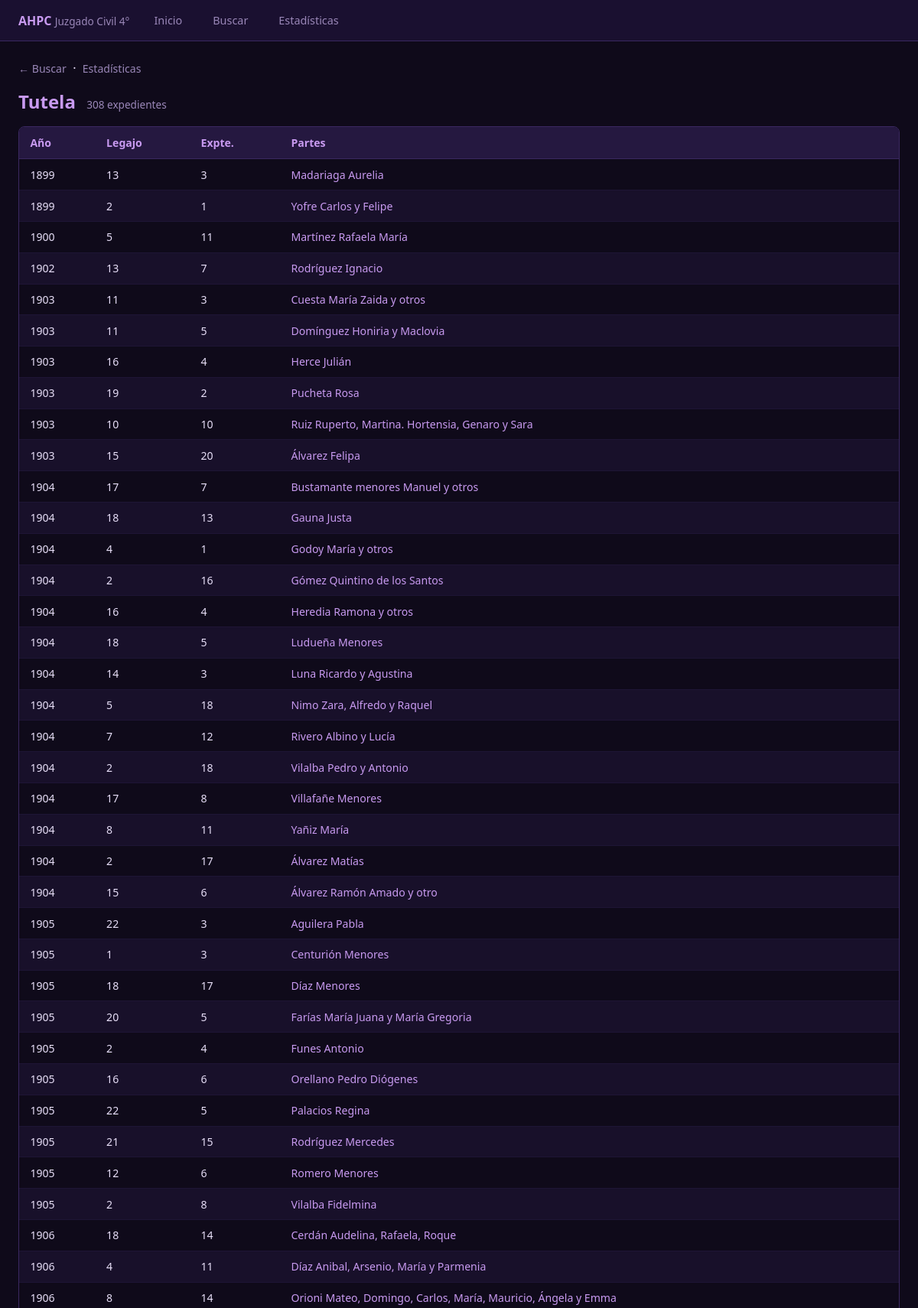
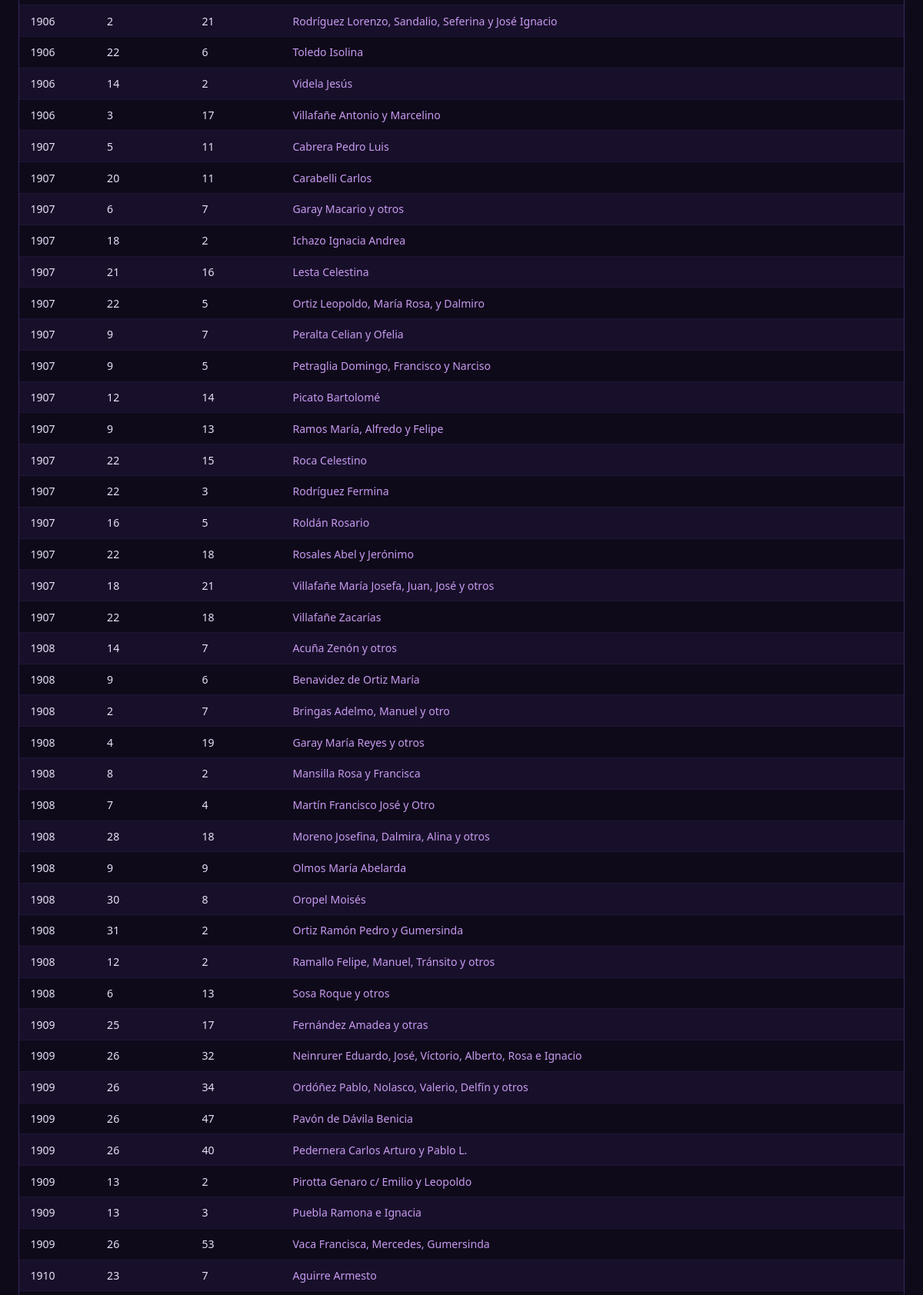
The app's page /causa/Tutela (upper part) with its own data (2 pictures, top to bottom).
### tables this page shows
CREATE TABLE registros (
    id INTEGER PRIMARY KEY AUTOINCREMENT,
    anio INTEGER,
    legajo TEXT,
    expediente TEXT,
    partes TEXT,
    causa TEXT
);

### app.py (the view)
@app.route('/causa/<path:nombre>')
def por_causa(nombre):
    rows = query("""SELECT id, anio, legajo, expediente, partes, causa
                    FROM registros WHERE causa = ?
                    ORDER BY anio ASC, partes ASC""", (nombre,))
    if not rows:
        return "Causa no encontrada", 404
    return render_template('por_causa.html', causa=nombre, registros=[dict(r) for r in rows])

### app.py (called while the page is built)
def get_db():
    conn = sqlite3.connect(DB_PATH)
    conn.row_factory = sqlite3.Row
    return conn

def query(sql, params=()):
    conn = get_db()
    cur = conn.cursor()
    cur.execute(sql, params)
    rows = cur.fetchall()
    conn.close()
    return rows

### templates/por_causa.html (shortened to what this page needs)
{% extends "base.html" %}
{% block body %}
<div class="container">
  <div style="margin-bottom:1rem">
    <a href="/buscar" style="color:var(--muted);font-size:.88rem">← Buscar</a>
    &nbsp;·&nbsp;
    <a href="/estadisticas" style="color:var(--muted);font-size:.88rem">Estadísticas</a>
  </div>
  <div class="page-title">
    {{ causa }}
    <small>{{ registros|length }} expediente{{ 's' if registros|length != 1 }}</small>
  </div>
  <div class="tbl-wrap">
    <table>
      <thead>
        <tr><th>Año</th><th>Legajo</th><th>Expte.</th><th>Partes</th></tr>
      </thead>
      <tbody>
        {% for r in registros %}
        <tr>
          <td>{{ r.anio or '' }}</td>
          <td>{{ r.legajo or '' }}</td>
          <td>{{ r.expediente or '' }}</td>
          <td><a href="/detalle/{{ r.id }}">{{ r.partes }}</a></td>
        </tr>
        {% endfor %}
      </tbody>
    </table>
  </div>
</div>
{% endblock %}

### templates/base.html (style rules this page uses)
:root { --bg:#0f0a1a; --surface:#1a1030; --surface2:#251840; --accent:#9b59d0; --accent2:#c89af0; --accent3:#6c3a9e; --text:#e8dff8; --muted:#9a87b8; --border:#3a2860; --row1:#fff; --row2:#f5f0ff; }
* { box-sizing:border-box;margin:0;padding:0 }
body { background:var(--bg);color:var(--text);font-family:'Segoe UI',sans-serif;min-height:100vh }
a { color:var(--accent2);text-decoration:none }
.container { max-width:1200px;margin:0 auto;padding:1.5rem }
.page-title { font-size:1.5rem;font-weight:700;margin-bottom:1rem;color:var(--accent2) }
.page-title small { font-size:.85rem;color:var(--muted);font-weight:400;margin-left:.5rem }
.tbl-wrap { overflow-x:auto;border-radius:8px;border:1px solid var(--border) }
table { width:100%;border-collapse:collapse;font-size:.88rem }
thead th { background:var(--surface2);color:var(--accent2);padding:.7rem .9rem;text-align:left;font-weight:600;white-space:nowrap;border-bottom:1px solid var(--border) }
tbody tr:nth-child(even) { background:#18102a }
tbody td { padding:.65rem .9rem;border-bottom:1px solid #1e1535;vertical-align:top }

### records on screen
registros: anio "1903", legajo "11", expediente "3", partes "Cuesta María Zaida y otros"
registros: anio "1903", legajo "11", expediente "5", partes "Domínguez Honiria y Maclovia"
registros: anio "1903", legajo "15", expediente "20", partes "Álvarez Felipa"
registros: anio "1904", legajo "17", expediente "7", partes "Bustamante menores Manuel y otros"
registros: anio "1904", legajo "2", expediente "17", partes "Álvarez Matías"
registros: anio "1904", legajo "15", expediente "6", partes "Álvarez Ramón Amado y otro"
registros: anio "1905", legajo "22", expediente "3", partes "Aguilera Pabla"
registros: anio "1905", legajo "1", expediente "3", partes "Centurión Menores"
registros: anio "1905", legajo "18", expediente "17", partes "Díaz Menores"
registros: anio "1906", legajo "18", expediente "14", partes "Cerdán Audelina, Rafaela, Roque"
registros: anio "1906", legajo "4", expediente "11", partes "Díaz Anibal, Arsenio, María y Parmenia"
registros: anio "1907", legajo "5", expediente "11", partes "Cabrera Pedro Luis"
registros: anio "1907", legajo "20", expediente "11", partes "Carabelli Carlos"
registros: anio "1908", legajo "14", expediente "7", partes "Acuña Zenón y otros"
registros: anio "1908", legajo "9", expediente "6", partes "Benavidez de Ortiz María"
registros: anio "1908", legajo "2", expediente "7", partes "Bringas Adelmo, Manuel y otro"
registros: anio "1910", legajo "23", expediente "7", partes "Aguirre Armesto"

### other values on screen
{{ causa }} "Tutela"
{{ registros|length }} "308"
{{ 's' if registros|length != 1 }} "s"
{{ r.anio or '' }} "1899" "1899" "1900" "1902" "1903" "1903" "1903" "1904" "1904" "1904" "1904" "1904" "1904" "1904" "1904" "1904" "1904" "1904" "1905" "1905" "1905" "1905" "1905" "1905" "1905" "1906" "1906" "1906" "1906" "1906" "1907" "1907" "1907" "1907" "1907" "1907" "1907" "1907" "1907" "1907" "1907" "1907" "1907" "1907" "1908" "1908" "1908" "1908" "1908" "1908" "1908" "1908" "1908" "1909" "1909" "1909" "1909" "1909" "1909" "1909" "1909"
{{ r.legajo or '' }} "13" "2" "5" "13" "16" "19" "10" "18" "4" "2" "16" "18" "14" "5" "7" "2" "17" "8" "20" "2" "16" "22" "21" "12" "2" "8" "2" "22" "14" "3" "6" "18" "21" "22" "9" "9" "12" "9" "22" "22" "16" "22" "18" "22" "4" "8" "7" "28" "9" "30" "31" "12" "6" "25" "26" "26" "26" "26" "13" "13" "26"
{{ r.expediente or '' }} "3" "1" "11" "7" "4" "2" "10" "13" "1" "16" "4" "5" "3" "18" "12" "18" "8" "11" "5" "4" "6" "5" "15" "6" "8" "14" "21" "6" "2" "17" "7" "2" "16" "5" "7" "5" "14" "13" "15" "3" "5" "18" "21" "18" "19" "2" "4" "18" "9" "8" "2" "2" "13" "17" "32" "34" "47" "40" "2" "3" "53"
{{ r.partes }} "Madariaga Aurelia" "Yofre Carlos y Felipe" "Martínez Rafaela María" "Rodríguez Ignacio" "Herce Julián" "Pucheta Rosa" "Ruiz Ruperto, Martina. Hortensia, Genaro y Sara" "Gauna Justa" "Godoy María y otros" "Gómez Quintino de los Santos" "Heredia Ramona y otros" "Ludueña Menores" "Luna Ricardo y Agustina" "Nimo Zara, Alfredo y Raquel" "Rivero Albino y Lucía" "Vilalba Pedro y Antonio" "Villafañe Menores" "Yañiz María" "Farías María Juana y María Gregoria" "Funes Antonio" "Orellano Pedro Diógenes" "Palacios Regina" "Rodríguez Mercedes" "Romero Menores" "Vilalba Fidelmina" "Orioni Mateo, Domingo, Carlos, María, Mauricio, Ángela y Emma" "Rodríguez Lorenzo, Sandalio, Seferina y José Ignacio" "Toledo Isolina" "Videla Jesús" "Villafañe Antonio y Marcelino" "Garay Macario y otros" "Ichazo Ignacia Andrea" "Lesta Celestina" "Ortiz Leopoldo, María Rosa, y Dalmiro" "Peralta Celian y Ofelia" "Petraglia Domingo, Francisco y Narciso" "Picato Bartolomé" "Ramos María, Alfredo y Felipe" "Roca Celestino" "Rodríguez Fermina" "Roldán Rosario" "Rosales Abel y Jerónimo" "Villafañe María Josefa, Juan, José y otros" "Villafañe Zacarías" "Garay María Reyes y otros" "Mansilla Rosa y Francisca" "Martín Francisco José y Otro" "Moreno Josefina, Dalmira, Alina y otros" "Olmos María Abelarda" "Oropel Moisés" "Ortiz Ramón Pedro y Gumersinda" "Ramallo Felipe, Manuel, Tránsito y otros" "Sosa Roque y otros" "Fernández Amadea y otras" "Neinrurer Eduardo, José, Víctorio, Alberto, Rosa e Ignacio" "Ordóñez Pablo, Nolasco, Valerio, Delfín y otros" "Pavón de Dávila Benicia" "Pedernera Carlos Arturo y Pablo L." "Pirotta Genaro c/ Emilio y Leopoldo" "Puebla Ramona e Ignacia" "Vaca Francisca, Mercedes, Gumersinda"
